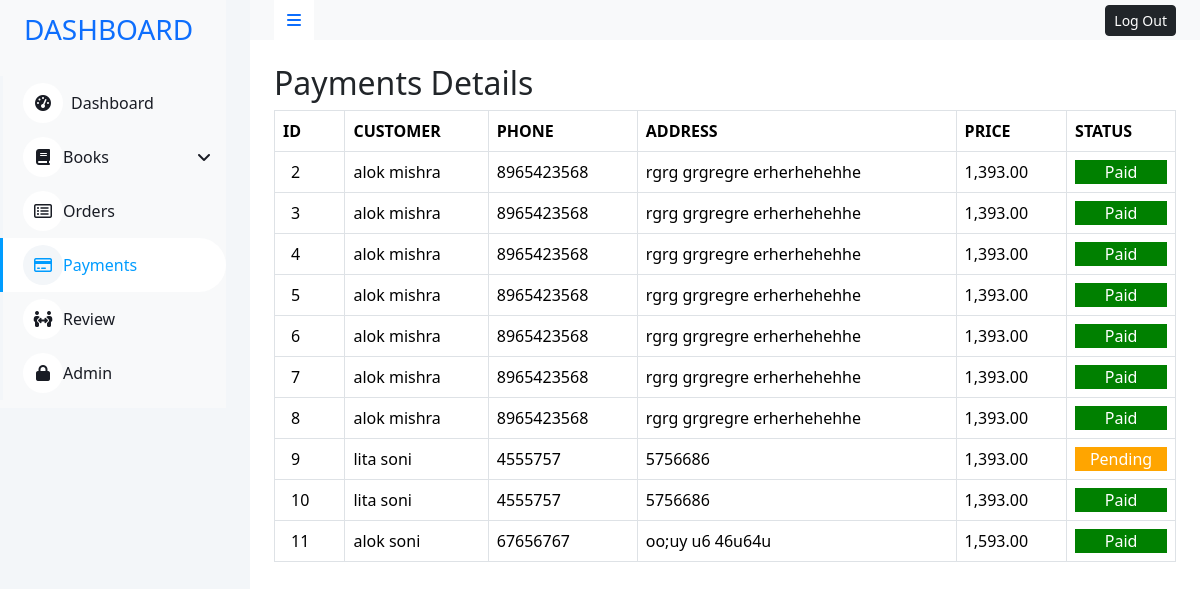
Page /admin/payment.php (signed in) on the committed database.
### tables this page shows
CREATE TABLE `orders` (
  `o_id` int(255) NOT NULL,
  `quantity` int(255) NOT NULL,
  `total_price` varchar(255) NOT NULL,
  `c_id` int(255) NOT NULL,
  `order_bid` longtext NOT NULL CHECK (json_valid(`order_bid`)),
  `pay_id` int(255) NOT NULL,
  `ship_id` int(11) NOT NULL,
  `date` timestamp NOT NULL DEFAULT current_timestamp() ON UPDATE current_timestamp()
);

CREATE TABLE `payments` (
  `pay_id` int(255) NOT NULL,
  `status` int(11) NOT NULL,
  `c_id` int(11) NOT NULL,
  `date` timestamp NOT NULL DEFAULT current_timestamp() ON UPDATE current_timestamp()
);

CREATE TABLE `customers` (
  `c_id` int(255) NOT NULL,
  `name` varchar(255) NOT NULL,
  `phone` varchar(255) NOT NULL,
  `email` varchar(255) NOT NULL,
  `address` varchar(255) NOT NULL
);

### db/function.php (called while the page is built, shortened)
<?php
function db_connect()
{
    $servername = "localhost";
    $username = "root";
    $password = "";
    $dbname = "onlinesell";
    $conn = new mysqli($servername, $username, $password, $dbname);
    return $conn;
}
function getPaymentDetails()
{
    $conn = db_connect();
    $sql = "SELECT py.pay_id as id , o.total_price as price , py.status as status , c.name as name, c.phone as phone, c.address as address
   FROM payments py
   JOIN customers c
   ON py.c_id = c.c_id
   JOIN orders o
   ON py.pay_id = o.pay_id
   ORDER BY id";
    $result = mysqli_query($conn, $sql);
    return $result;
}

### admin/payment.php (the view, shortened to what this page needs)
<?php
require_once("template/header.php");
require_once("../db/function.php");
$conn = db_connect();
if (!isset($_SESSION["admin"]) && $_SESSION["admin"] != "admin_open") {
    echo ' <div class="d-flex justify-content-center align-items-center" style="height:100vh">
    <div class="alert alert-danger d-flex flex-column  " role="alert">
      <p class="text-center">You not permited access this page.....</p>
      <a class="btn btn-danger text-center" href="./">Go Back >>>> </a>
   </div>
   </div>';
} else {
?>
    <section class="container-fluid position-relative bg-white d-flex p-0">
        <?php include("template/admin_sidebar.php") ?>
        <div class="content">
            <nav class="navbar navbar-expand bg-light navbar-light sticky-top px-4 py-0">
                <a href="#" class="sidebar-toggler flex-shrink-0 text-decoration-none">
                    <i class="fa fa-bars"></i>
                </a>
                <div class="navbar-nav align-items-center ms-auto">
                    <div class="nav-item dropdown">
                        <a href="logout.php">
                            <span class="btn btn-dark btn-sm d-none d-lg-inline-flex">Log Out</span>
                        </a>
                    </div>
                </div>
            </nav>
            <div class="container-fluid pt-4 px-4">
                <div class="payments_heading  fw-bold">
                    <h2>Payments Details</h2>
                </div>
                <div class="payments-container">
                    <div class="table-responsive">
                        <table class="table text-start align-middle table-bordered table-hover mb-0">
                            <thead>
                                <tr class="text-dark">
                                    <th scope="col">ID</th>
                                    <th scope="col">CUSTOMER</th>
                                    <th scope="col">PHONE</th>
                                    <th scope="col">ADDRESS</th>
                                    <th scope="col">PRICE</th>
                                    <th scope="col">STATUS</th>
                                </tr>
                            </thead>
                            <tbody>
                                <?php
                                        $result = getPaymentDetails();
                                        if ($result) {
                                            while ($row = mysqli_fetch_assoc($result)) {
                                                $id = $row['id'];
                                                $cname = $row['name'];
                                                $phone = $row['phone'];
                                                $address = $row['address'];
                                                $price = $row['price'];
                                                $status = $row['status'];
                                    ?>
                                <tr>
                                    <td> <span class="mx-2"><?php echo $id ?></span></td>
                                    <td><?php echo $cname ?></td>
                                    <td><?php echo $phone ?></td>
                                    <td> <?php echo $address ?></td>
                                    <td> <?php echo $price ?></td>
                                    <td>
                                        <?php echo  $status == 1 ? "<div class='paid-success'>Paid</div>" : "<div class='pending-warn'>Pending</div>" ?>
                                    </td>
                                </tr>
                                <?php
                                }
                                }  else {
                                    echo "Error: " . mysqli_error($conn);
                                }
                                ?>
                            </tbody>
                        </table>
                    </div>
                </div>
            </div>
        </div>
    </section>
<?php
}
require_once("template/footer.php");
?>

### admin/css/style.css (style rules this page uses)
:root { --primary: #009CFF; --light: #F3F6F9; --dark: #191C24; }
.btn { transition: .5s; }
.content { margin-left: 250px; min-height: 100vh; background: #FFFFFF; transition: 0.5s; }
.content .navbar .sidebar-toggler, .content .navbar .navbar-nav .nav-link i { width: 40px; height: 40px; display: inline-flex; align-items: center; justify-content: center; background: #FFFFFF; }
.paid-success { width: 100%; height: 100%; background-color: green; color: #fff; text-align: center; }
.pending-warn { width: 100%; height: 100%; background-color: orange; color: #fff; text-align: center; }

### admin/css/responsive.css (style rules this page uses)
@media (min-width: 992px) { .content { width: 100%; } }

### rows in the picture
orders: pay.pay_id "2", c.name "alok mishra", c.phone "8965423568", c.address "rgrg grgregre erherhehehhe", total_price "1,393.00", shows "Paid"
orders: pay.pay_id "3", c.name "alok mishra", c.phone "8965423568", c.address "rgrg grgregre erherhehehhe", total_price "1,393.00", shows "Paid"
orders: pay.pay_id "4", c.name "alok mishra", c.phone "8965423568", c.address "rgrg grgregre erherhehehhe", total_price "1,393.00", shows "Paid"
orders: pay.pay_id "5", c.name "alok mishra", c.phone "8965423568", c.address "rgrg grgregre erherhehehhe", total_price "1,393.00", shows "Paid"
orders: pay.pay_id "6", c.name "alok mishra", c.phone "8965423568", c.address "rgrg grgregre erherhehehhe", total_price "1,393.00", shows "Paid"
orders: pay.pay_id "7", c.name "alok mishra", c.phone "8965423568", c.address "rgrg grgregre erherhehehhe", total_price "1,393.00", shows "Paid"
orders: pay.pay_id "8", c.name "alok mishra", c.phone "8965423568", c.address "rgrg grgregre erherhehehhe", total_price "1,393.00", shows "Paid"
orders: pay.pay_id "9", c.name "lita soni", c.phone "4555757", c.address "5756686", total_price "1,393.00", shows "Pending"
orders: pay.pay_id "10", c.name "lita soni", c.phone "4555757", c.address "5756686", total_price "1,393.00", shows "Paid"
orders: pay.pay_id "11", c.name "alok soni", c.phone "67656767", c.address "oo;uy u6 46u64u", total_price "1,593.00", shows "Paid"
